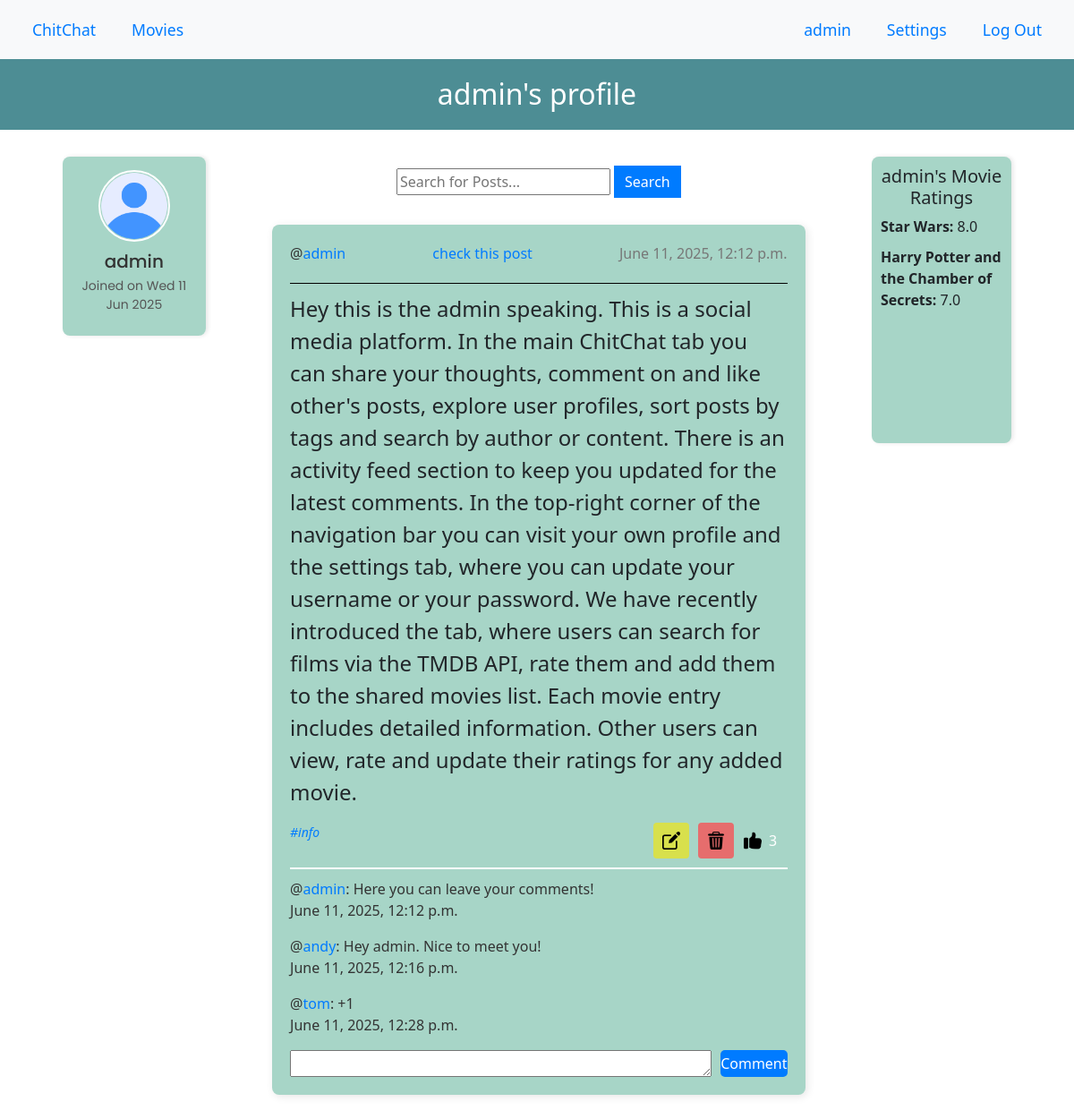
/user/admin (signed in), run on the app's committed database.
### core/models.py (models this page shows, shortened)
class CustomUser(AbstractUser):
    image = models.ImageField(upload_to="profile_icons", null=True, blank=True) # In ModelForms blank affects the form validation
    email = models.EmailField(unique=True, blank=False) # email is not unique and is not required by default in Django
    def get_groups(self):
        groups = []
        for group in self.groups.all():
            groups.append(group.name)
        return ' '.join(groups)
    get_groups.short_description = 'Groups'

class Post(models.Model):
    author = models.ForeignKey(CustomUser, on_delete=models.CASCADE, related_name="posts")
    content = models.TextField()
    tags = models.ManyToManyField(Tag)
    likes = models.IntegerField(default=0)
    liked_by = models.ManyToManyField(CustomUser)
    created_at = models.DateTimeField(auto_now_add=True)
    updated_at = models.DateTimeField(auto_now=True)
    def get_tags(self):
        return ", ".join([tag.name for tag in self.tags.all()])
    get_tags.short_description = "Tags"

class Tag(models.Model):
    name = models.CharField(max_length=100)
    def __str__(self):
        return self.name

class Comment(models.Model):
    commenter = models.ForeignKey(CustomUser, on_delete=models.CASCADE)
    content = models.TextField()
    post = models.ForeignKey(Post, on_delete=models.CASCADE, related_name="comments")
    created_at = models.DateTimeField(auto_now_add=True)

class Rating(models.Model):
    user = models.ForeignKey(CustomUser, on_delete=models.CASCADE, related_name="personal_ratings")
    movie = models.ForeignKey(Movie, on_delete=models.CASCADE, related_name="ratings")
    rating = models.FloatField()
    created_at = models.DateField(auto_now_add=True)

class Movie(models.Model):
    title = models.CharField(max_length=255)
    release_date = models.DateField()
    overview = models.TextField()
    vote_average = models.FloatField()
    poster_path = models.CharField(max_length=255)
    added_by = models.ForeignKey(CustomUser, on_delete=models.CASCADE, related_name="movies")
    added_at = models.DateField(auto_now_add=True)

### core/views.py (the view)
# urls.py: path("user/<slug:username>", views.CheckUserProfileView.as_view(), name="check_user_profile"),
class CheckUserProfileView(ChitChatView):
    def get(self, request, username):
        user_to_check = CustomUser.objects.get(username=username)
        base_queryset = Post.objects.filter(author__username=username)
        posts = self.get_filtered_posts(request, base_queryset)
        context = self.get_base_context()
        context.update({
            "posts": posts,
            "page_title": f"{username}'s profile",
            "type": "profile",
            "user_to_check": user_to_check
        })
        return render(request, "core/chitchat.html", context=context)

### core/forms.py
class CommentForm(forms.ModelForm):
    class Meta:
        model = Comment
        fields = ["content"]

### core/views.py (called while the page is built)
    def get_base_context(self):
        return {
            "tags": Tag.objects.all(),
            "comments": Comment.objects.all().order_by("-created_at")[:3],
            "form": CommentForm()
        }

    def get_filtered_posts(self, request, base_queryset):
        q_user = request.GET.get("searched_user", "")
        q_post = request.GET.get("searched_post", "")
        return base_queryset.filter(author__username__icontains=q_user).filter(content__icontains=q_post).order_by("-created_at")

### core/templates/core/chitchat.html (shortened to what this page needs)
{% extends "base.html" %}
{% load static %}
{% block css_files %}<link rel="stylesheet" href="{% static 'core/chitchat.css' %}">{% endblock %}
{% block content %}
  <div class="title-box">
      <h1 class="page-title">
        {{ page_title }}
      </h1>
  </div>
  <div class="content-container">
      {% if type == "main" or type == "tags" %}
        {% include "core/tags-component.html" %}
      {% elif type == "profile" %}
        {% include "core/profile-component.html" %}
      {% endif %}
      <div class="main-column">
          {% if type == "main" or type == "tags" or type == "profile" %}
              <div class="post-search">
                  <form method="GET">
                      <input type="search" name="searched_post" placeholder="Search for Posts...">
                      <button type="submit">Search</button>
                  </form>
              </div>
          {% endif %}
          {% if posts %}
              <ul class="post-list">
                {% for post in posts %}
                    <li class="post-item">
                        <div class="post-header">
                            <p class="post-author">
                                @<a href="{% url 'check_user_profile' post.author.username %}">{{ post.author.username }}</a>
                            </p>
                            <p class="post-check">
                                <a class="post-check" href="{% url 'check_post' post.id %}">check this post</a>
                            </p>
                            <p class="post-date">{{ post.created_at }}</p>
                        </div>
                        <p class="post-content">{{ post.content }}</p>
                        <div class="post-footer">
                            <div class="post-tags">
                                {% for tag in post.tags.all %}
                                  <a href="{% url 'sort_by_tag' tag.name %}">#{{ tag }}</a>
                                {% endfor %}
                            </div>
                            <div class="post-edit">
                                {% if user.id == post.author.id %}
                                    <a href="{% url 'edit_post' post.id %}">
                                        <button class="button-edit" type="button"><img src="{% static 'core/images/edit.png' %}"></button>
                                    </a>
                                    <button class="button-delete" id="openPopup{{ post.id }}"><img src="{% static 'core/images/bin.png' %}"></button>
                                {% endif %}
                                    <div>
                                        <button
                                            class="like-button {% if user in post.liked_by.all %}liked{% endif %}"
                                            data-post-id="{{ post.id }}"
                                            title="{% if user in post.liked_by.all %}You already like this Post.{% else %}Like this Post!{% endif %}">
                                            <img src="{% static 'core/images/like.png' %}">
                                            <span class="like-count">{{ post.likes }}</span>
                                        </button>
                                    </div>
                            </div>
                        </div>
                        <div class="post-comments">
                            <ul class="comment-list">
                                {% for comment in post.comments.all %}
                                    <li class="comment-item">
                                        @<a href="{% url 'check_user_profile' comment.commenter.username %}">{{ comment.commenter.username }}</a>: {{ comment.content }}
                                        <p>{{ comment.created_at }}</p>
                                    </li>
                                {% endfor %}
                            </ul>
                        </div>
                        <form action="{% url 'chitchat' %}" method="POST">
                            <div class="form-field">
                                {{ form.content }}
                                <button type="submit" class="submit-btn">Comment</button>
                            </div>
                        </form>
                    </li>
                {% endfor %}
              </ul>
          {% else %}
            <h2 class="no-posts">No posts yet</h2>
          {% endif %}
      </div>
      {% if type == "main" or type == "tags" or type == "specific" %}
        {% include "core/activity-feed-component.html" %}
      {% elif type == "profile" %}
        {% include "core/user-movie-rating-component.html" %}
      {% endif %}
  </div>
{% endblock %}

### templates/base.html (shortened to what this page needs)
{% load static %}
<!DOCTYPE html>
<html lang="en">
<head>
    <link rel="stylesheet" href="{% static 'styles.css' %}">
    <link href="https://cdn.jsdelivr.net/npm/bootstrap@5.3.3/dist/css/bootstrap.min.css" rel="stylesheet">
    {% block css_files %}{% endblock %}
</head>
<body>
  {% if user.is_authenticated %}
      <div class="top-nav">
          <ul class="nav-left">
              <li><a href="{% url 'chitchat' %}">ChitChat</a></li>
              <li><a href="{% url 'movies' %}">Movies</a></li>
          </ul>
          <ul class="nav-right">
              <li><a href="{% url 'check_user_profile' user.username %}">{{ user.username }}</a></li>
              <li>
                  <div class="dropdown">
                      <button class="dropbtn nav-button">Settings</button>
                    </div>
              </li>
              <li>
                  <form action="{% url 'logout' %}" method="POST">
                      <button type="submit" class="nav-button">Log Out</button>
                  </form>
              </li>
          </ul>
      </div>
  {% endif %}
{% block content %}{% endblock %}
</body>
</html>

### core/templates/core/profile-component.html
{% load static %}
<div class="profile-section">
    <img src="{% static 'core/images/user.png' %}">
    <h3>{{ user_to_check.username }}</h3>
    <p>Joined on {{ user_to_check.date_joined|date:"D d M Y" }}</p>
</div>

### core/templates/core/user-movie-rating-component.html
<div class="activity-section">
  <h3>{{ user_to_check.username }}'s Movie Ratings</h3>
  <ul class="activity-list">
    {% for rating in user_to_check.personal_ratings.all %}
      <li class="activity-item"><strong>{{ rating.movie.title }}:</strong> {{ rating.rating }}</li>
    {% endfor %}
  </ul>
</div>

### static/styles.css (style rules this page uses)
body { font-family: "Poppins", sans-serif; }
.top-nav { display: flex; justify-content: space-between; align-items: center; background-color: #f8f9fa; padding: 0.75rem 1.5rem; }
.nav-left, .nav-right { list-style: none; display: flex; gap: 1rem; margin: 0; padding: 0; }
.nav-left li, .nav-right li { display: flex; align-items: center; }
.top-nav a, .nav-button { color: #007bff; text-decoration: none; font-weight: 500; background: none; border: none; padding: 0.5rem 0.75rem; cursor: pointer; font-family: inherit; font-size: 1.1rem; border-radius: 5px; transition: background-color 0.2s ease; }
.dropdown { position: relative; display: inline-block; }
.title-box { background-color: #4d8d94; padding: 20px; text-align: center; width: 100%; margin: 0 auto; margin-bottom: 10px; }
.page-title { color: white; margin: 0; font-size: 2em; }
button { padding: 6px 12px; background-color: #007bff; color: white; border: none; border-radius: 5px; cursor: pointer; font-size: 0.9rem; transition: background-color 0.2s ease; }

### core/static/core/chitchat.css (style rules this page uses)
.content-container { display: flex; justify-content: space-between; margin: 20px; }
.activity-section { width: 20%; position: sticky; top: 0; margin-top: 10px; padding: 10px; margin-right: 50px; background-color: #a7d5c7; box-shadow: 2px 0px 5px rgba(0, 0, 0, 0.1); height: 40vh; overflow-y: auto; border-radius: 8px; }
.activity-section h3 { font-size: 20px; text-align: center; }
.activity-list { list-style-type: none; padding: 0; }
.activity-item { margin-bottom: 10px; }
.profile-section { width: 20%; position: sticky; top: 0; margin-top: 10px; padding: 15px; margin-left: 50px; background-color: #a7d5c7; box-shadow: 2px 0px 5px rgba(0, 0, 0, 0.1); height: 25vh; overflow-y: auto; border-radius: 8px; text-align: center; font-family: 'Poppins', sans-serif; }
.profile-section img { width: 80px; height: 80px; border-radius: 50%; object-fit: cover; margin-bottom: 10px; border: 2px solid #fff; }
.profile-section h3 { font-size: 20px; margin-bottom: 5px; color: #333; }
.profile-section p { font-size: 14px; color: #555; }
.main-column { width: 100%; display: flex; flex-direction: column; }
.post-search, .post-create { display: flex; justify-content: center; margin: 20px 0; }
.post-list { list-style: none; padding: 0; margin: 0 auto; display: flex; flex-direction: column; align-items: center; width: 80%; }
.post-item { background-color: #a7d5c7; padding: 20px; margin: 10px 0; width: 100%; border-radius: 8px; box-shadow: 2px 2px 10px rgba(0, 0, 0, 0.1); }
.post-header { display: flex; justify-content: space-between; font-size: 16px; color: #666; margin-bottom: 10px; padding-bottom: 5px; border-bottom: 1px solid black; }
.post-author { font-size: 1em; color: #333; }
.post-author a { color: #007bff; text-decoration: none; }
.post-check { font-size: 1em; color: #333; }
.post-check a { color: #007bff; text-decoration: none; }
.post-date { color: #777; }
.post-content { font-size: 24px; font-weight: bold color: #444; text-align: left; }
.post-footer { display: flex; justify-content: space-between; }
.post-tags { font-size: 14px; font-style: italic; color: #646567; }
.post-tags a { display: inline; margin-right: 5px; color: #007bff; text-decoration: none; }
.post-edit { display: flex; }
.post-edit button { color: white; cursor: pointer; border: none; border-radius: 4px; display: flex; align-items: center; justify-content: center; width: 40px; height: 40px; padding: 0; margin-right: 10px; }
.post-edit button img { width: 20px; height: 20px; }
.button-edit { background-color: #d8e04c; }
.button-delete { background-color: #e66d6d; }
.like-button { background: none; border: none; cursor: pointer; display: flex; align-items: center; gap: 0.5rem; }
.post-comments { margin-top: 10px; padding-top: 10px; border-top: 2px solid white; }
.comment-list { list-style: none; padding: 0; margin: 0 auto; font-size: 16px; }
.comment-item { font-size: 1em; color: #333; }
.comment-item a { color: #007bff; text-decoration: none; }
.form-field { margin-top: 15px; display: flex; }
textarea { width: 100%; height: 30px; margin-right: 10px }
.submit-btn { width: 15%; padding: 0px; font-size: 16px; background-color: #007bff; color: white; border: none; border-radius: 5px; cursor: pointer; transition: background-color 0.3s; }

### data on the page
CustomUser: username "admin", date_joined "Wed 11 Jun 2025"
Post: author.username "admin", created_at "June 11, 2025, 12:12 p.m.", content "Hey this is the admin speaking. This is a social media platform. In the main ChitChat tab you can share your thoughts, comment on and like other's posts, explore user profiles, sort posts by tags and search by author or content. There is an activity feed section to keep you updated for the latest comments. In the top-right corner of the navigation bar you can visit your own profile and the settings tab, where you can update your username or your password. We have recently introduced the tab, where users can search for films via the TMDB API, rate them and add them to the shared movies list. Each movie entry includes detailed information. Other users can view, rate and update their ratings…", likes "3"
Tag: name "info"
Comment: commenter.username "admin", content "Here you can leave your comments!", created_at "June 11, 2025, 12:12 p.m."
Comment: commenter.username "andy", content "Hey admin. Nice to meet you!", created_at "June 11, 2025, 12:16 p.m."
Comment: commenter.username "tom", content "+1", created_at "June 11, 2025, 12:28 p.m."
Rating: movie "Star Wars", rating "8.0"
Rating: movie "Harry Potter and the Chamber of Secrets", rating "7.0"

### other printed values
{{ page_title }} "admin's profile"
